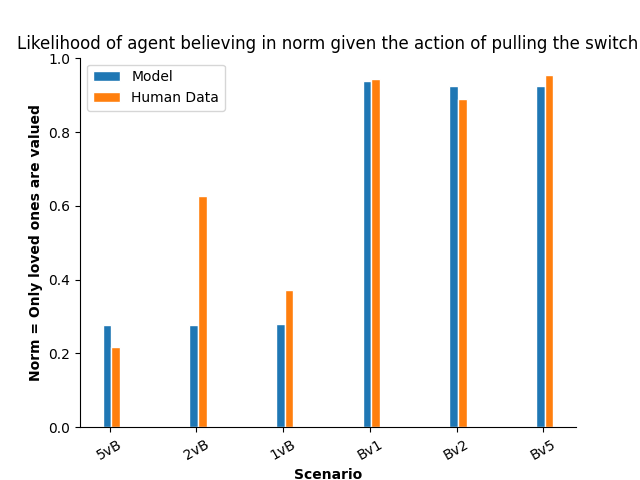

Python code for this plot:
import numpy as np
import matplotlib.pyplot as plt
import seaborn as sns

model_data = [0.277908761, 0.275800102, 0.280426084, 0.9399871, 0.926234784, 0.924426234]
human_data = [0.2184, 0.6279, 0.3732, 0.9454, 0.8908, 0.9545]

# Set position of bar on X axis
barWidth = 0.1
r1 = np.arange(len(model_data))
r2 = [x + barWidth for x in r1]
r3 = [x + barWidth for x in r2]
bands =  ["5vB", "2vB", "1vB", "Bv1", "Bv2", "Bv5"]

# Make the plot
plt.bar(r1, model_data, width=barWidth, edgecolor='white', label='Model')
plt.bar(r2, human_data, width=barWidth, edgecolor='white', label='Human Data')

# Add xticks on the middle of the group bars
plt.ylabel('Norm = Only loved ones are valued', fontweight='bold')
plt.xlabel('Scenario', fontweight='bold')
plt.title("Likelihood of agent believing in norm given the action of pulling the switch")
plt.xticks([r + 1/3*barWidth for r in range(len(model_data))], bands, rotation = 30)
plt.legend()
sns.despine()

plt.show()
plt.savefig('norm_plot')